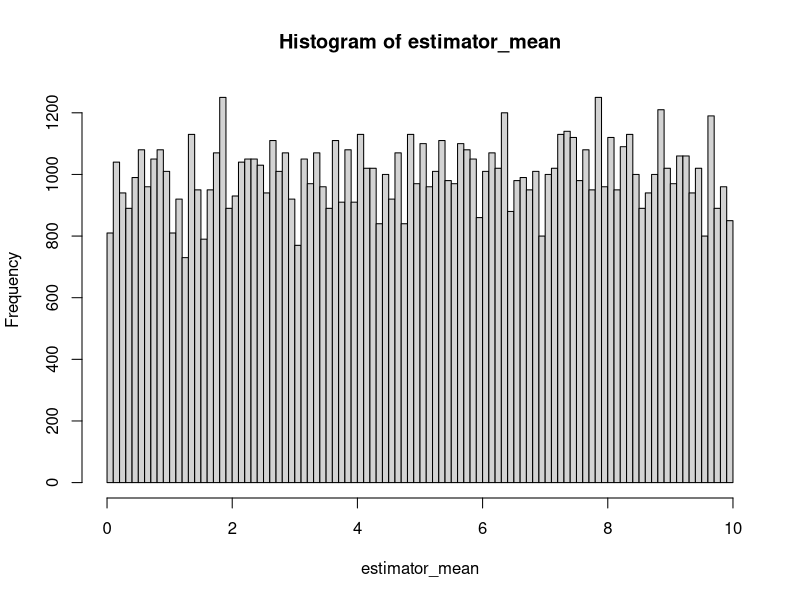
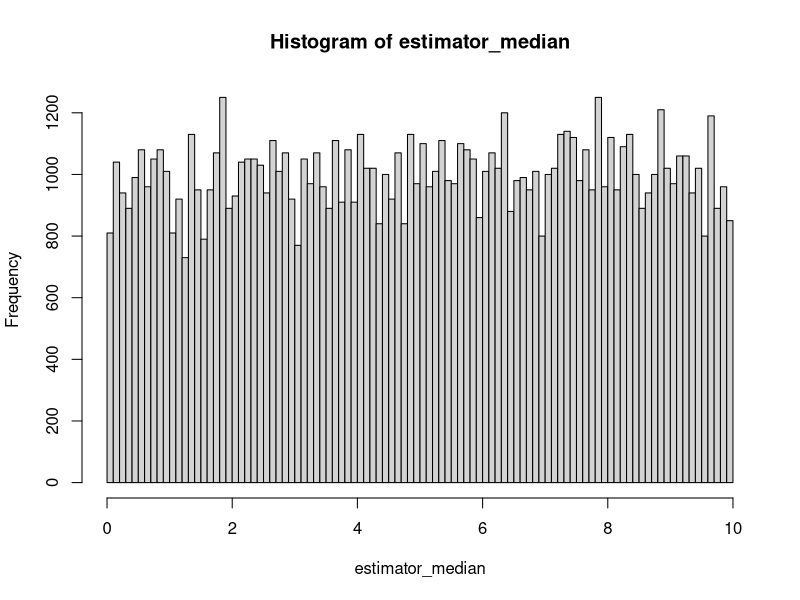

Source code (R) for these figures, in order: (Note: this script raises an error after producing the figures.)
#Preliminaries
#---------------------------------------------------------
rm(list = ls())
#install.packages("mvtnorm")
library("mvtnorm")
#setwd("/Users/raz/Dropbox/14.31 edX Building the Course/Problem Sets/PSET 6")

real_theta <- 5
sample_size <- 100
number_simulations <- 100000

simulations1 <- matrix(runif(sample_size*100, max = real_theta), 
                       nrow = number_simulations)

mean(simulations1)
(5^2)/12

estimator_mean <- 2*apply(simulations1, 1, mean)
var(estimator_mean)
estimator_median <- 2*apply(simulations1, 1, median)
var(estimator_median)
p1 <- hist(estimator_mean, breaks = 100)
p2 <- hist(estimator_median, breaks = 100)
range <- range(p1$mids, p2$mids )
p1$XXX = p1$density
p2$counts = p2$XXX

4*((25)/(12*1000))

pdf("histogram1.pdf")
plot( p1, col=rgb(1,0,0,1/4), xlim = range, xlab = "values", ylab = "density")
plot( p2, col=rgb(0,0,1,1/4), add = XXX)  
dev.off()